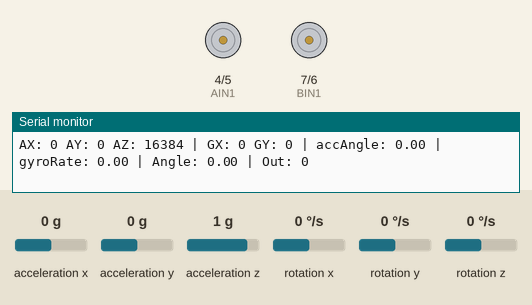
This sketch was run on a simulated Arduino Mega 2560, built with avr-gcc and run on an emulated ATmega2560. Shown: motor-driver pin pairs drawn as motors (green arrow = first pin HIGH = forward, orange = second pin HIGH = backward, longer = more drive), the last lines printed to the serial monitor. The test bench sets the inputs (shaded band); at power-on: acceleration z 1 g, rotation y 0 °/s, acceleration x 0 g, acceleration y 0 g, rotation x 0 °/s, rotation z 0 °/s.

Above: at 7.1 s.
7.2 s: acceleration z set to -1.4 g
At 7.7 s:
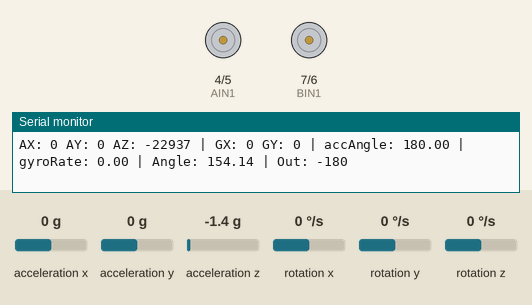
8.7 s: acceleration z set to -0.2 g
11.7 s: acceleration z set to 0.1 g
At 13.2 s:
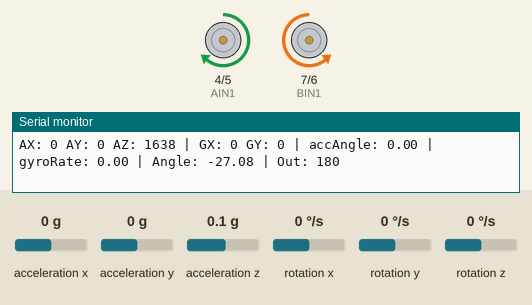
14.7 s: rotation y set to 100 °/s
At 15.9 s:
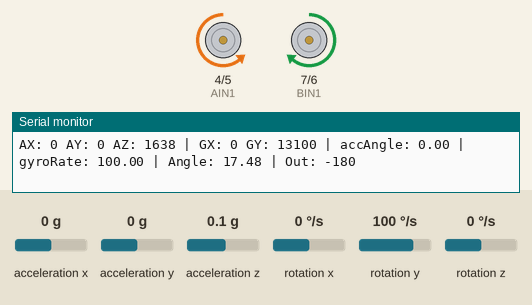
16.2 s: rotation y set to -192 °/s
17.7 s: rotation y set to -100 °/s
At 19.51 s:
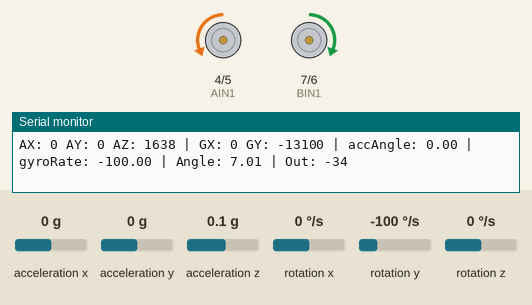
Timing chart, 0 to 21.7 s (numbered marks = the images above; inputs shaded):
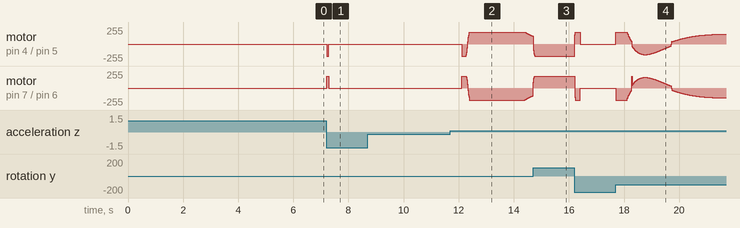

The sketch:

lqr_balance.ino
```cpp
#include <Wire.h>
#include "I2Cdev.h"
#include "MPU6050.h"
#include <math.h>

// =====================================================
//                     MOTOR PINS
// =====================================================
// Arduino Mega PWM-capable pins used here: 4, 5, 6, 7
#define AIN1 4
#define AIN2 5
#define BIN1 7
#define BIN2 6

MPU6050 mpu;

// =====================================================
//                     RAW DATA
// =====================================================
int16_t ax, ay, az, gx, gy, gz;

// =====================================================
//                  ANGLE VARIABLES
// =====================================================
float accAngle = 0.0;
float gyroRate = 0.0;
float angle = 0.0;

// =====================================================
//                KALMAN VARIABLES
// =====================================================
float Q_angle   = 0.001;
float Q_bias    = 0.003;
float R_measure = 0.03;

float angle_k = 0.0;
float bias = 0.0;
float P[2][2] = {{0.0, 0.0}, {0.0, 0.0}};

// =====================================================
//                  LQR GAINS
// =====================================================
// Control law: u = -(K1*theta + K2*theta_dot)
//
// These are practical starting gains, not exact model-derived gains.
// You will likely need to tune them experimentally.
float K1 = 22.0;   // angle gain
float K2 = 1.2;    // angular velocity gain

// =====================================================
//                 GYRO CALIBRATION
// =====================================================
float gyroYOffset = 0.0;

// =====================================================
//                    TIMING
// =====================================================
unsigned long prevTime = 0;

// =====================================================
//                  SAFETY LIMITS
// =====================================================
const int MAX_PWM = 180;        // safer than 255 during first testing
const int DEADBAND = 30;        // motor deadzone compensation
const float FALL_ANGLE = 35.0;  // stop motors if robot tilts too much

// =====================================================
//                KALMAN FILTER FUNCTION
// =====================================================
float getKalmanAngle(float newAngle, float newRate, float dt) {
  // Prediction
  angle_k += dt * (newRate - bias);

  P[0][0] += dt * (dt * P[1][1] - P[0][1] - P[1][0] + Q_angle);
  P[0][1] -= dt * P[1][1];
  P[1][0] -= dt * P[1][1];
  P[1][1] += Q_bias * dt;

  // Update
  float S = P[0][0] + R_measure;

  float K[2];
  K[0] = P[0][0] / S;
  K[1] = P[1][0] / S;

  float y = newAngle - angle_k;

  angle_k += K[0] * y;
  bias    += K[1] * y;

  float P00_temp = P[0][0];
  float P01_temp = P[0][1];

  P[0][0] -= K[0] * P00_temp;
  P[0][1] -= K[0] * P01_temp;
  P[1][0] -= K[1] * P00_temp;
  P[1][1] -= K[1] * P01_temp;

  return angle_k;
}

// =====================================================
//                   STOP MOTORS
// =====================================================
void stopMotors() {
  analogWrite(AIN1, 0);
  analogWrite(AIN2, 0);
  analogWrite(BIN1, 0);
  analogWrite(BIN2, 0);
}

// =====================================================
//                MOTOR CONTROL FUNCTION
// =====================================================
// This assumes each motor is driven using two control pins.
// If one wheel rotates in the wrong direction, swap its mapping.
void setMotors(int speed) {
  speed = constrain(speed, -MAX_PWM, MAX_PWM);

  // Deadband compensation
  if (speed > 0) {
    speed += DEADBAND;
    if (speed > MAX_PWM) speed = MAX_PWM;
  } else if (speed < 0) {
    speed -= DEADBAND;
    if (speed < -MAX_PWM) speed = -MAX_PWM;
  }

  int pwm = abs(speed);

  // LEFT MOTOR
  if (speed > 0) {
    analogWrite(AIN1, pwm);
    analogWrite(AIN2, 0);
  }
  else if (speed < 0) {
    analogWrite(AIN1, 0);
    analogWrite(AIN2, pwm);
  }
  else {
    analogWrite(AIN1, 0);
    analogWrite(AIN2, 0);
  }

  // RIGHT MOTOR (reversed relative to left)
  if (speed > 0) {
    analogWrite(BIN1, 0);
    analogWrite(BIN2, pwm);
  }
  else if (speed < 0) {
    analogWrite(BIN1, pwm);
    analogWrite(BIN2, 0);
  }
  else {
    analogWrite(BIN1, 0);
    analogWrite(BIN2, 0);
  }
}

// =====================================================
//               GYRO OFFSET CALIBRATION
// =====================================================
void calibrateGyro() {
  long sumGy = 0;
  const int samples = 1000;

  Serial.println("Keep robot still... calibrating gyro");

  for (int i = 0; i < samples; i++) {
    mpu.getMotion6(&ax, &ay, &az, &gx, &gy, &gz);
    sumGy += gy;
    delay(2);
  }

  gyroYOffset = (float)sumGy / samples;

  Serial.print("Gyro Y offset = ");
  Serial.println(gyroYOffset);
}

// =====================================================
//                       SETUP
// =====================================================
void setup() {
  Serial.begin(115200);
  Wire.begin();
  Wire.setClock(400000);

  pinMode(AIN1, OUTPUT);
  pinMode(AIN2, OUTPUT);
  pinMode(BIN1, OUTPUT);
  pinMode(BIN2, OUTPUT);

  stopMotors();

  mpu.initialize();

  if (mpu.testConnection()) {
    Serial.println("MPU6050 Connected");
  } else {
    Serial.println("MPU6050 Failed");
    while (1) {
      stopMotors();
    }
  }

  calibrateGyro();

  // Initial angle
  mpu.getMotion6(&ax, &ay, &az, &gx, &gy, &gz);
  accAngle = atan2((float)ax, (float)az) * 180.0 / PI;
  angle_k = accAngle;
  angle = accAngle;

  prevTime = micros();

  Serial.println("System Ready");
  Serial.println("Place robot near upright and test carefully.");
}

// =====================================================
//                        LOOP
// =====================================================
void loop() {
  // Time
  unsigned long currentTime = micros();
  float dt = (currentTime - prevTime) / 1000000.0;
  prevTime = currentTime;

  if (dt <= 0.0 || dt > 0.05) return; // ignore bad timing spikes

  // Read sensor
  mpu.getMotion6(&ax, &ay, &az, &gx, &gy, &gz);

  // Angle from accelerometer
  // Keep this only if this matches your sensor mounting orientation
  accAngle = atan2((float)ax, (float)az) * 180.0 / PI;

  // Angular velocity from gyro Y-axis
  gyroRate = ((float)gy - gyroYOffset) / 131.0;

  // Kalman filtered angle
  angle = getKalmanAngle(accAngle, gyroRate, dt);

  // =================================================
  //                 LQR CONTROL
  // =================================================
  float theta = angle;
  float theta_dot = gyroRate;

  float output = -(K1 * theta + K2 * theta_dot);

  output = constrain(output, -MAX_PWM, MAX_PWM);

  // =================================================
  //                    SAFETY
  // =================================================
  if (abs(angle) > FALL_ANGLE) {
    stopMotors();
  } else {
    setMotors((int)output);
  }

  // =================================================
  //                  DEBUG PRINT
  // =================================================
  Serial.print("AX: "); Serial.print(ax);
  Serial.print(" AY: "); Serial.print(ay);
  Serial.print(" AZ: "); Serial.print(az);

  Serial.print(" | GX: "); Serial.print(gx);
  Serial.print(" GY: "); Serial.print(gy);

  Serial.print(" | accAngle: "); Serial.print(accAngle, 2);
  Serial.print(" | gyroRate: "); Serial.print(gyroRate, 2);
  Serial.print(" | Angle: "); Serial.print(angle, 2);

  Serial.print(" | Out: "); Serial.println((int)output);

  delay(5);  // around 200 Hz loop, helps make timing smoother
}
```

Measured:
- the behaviour switches between -0.1 and 0 g on acceleration z (found by bisection; images 1 and 2)
- after the input at 7.2 s, motor on pin 4 (AIN1) / pin 5 (AIN2): stopped → backward 180/255 at once, → stopped 0.08 s later; motor on pin 7 (BIN1) / pin 6 (BIN2): stopped → forward 180/255 at once, → stopped 0.08 s later
